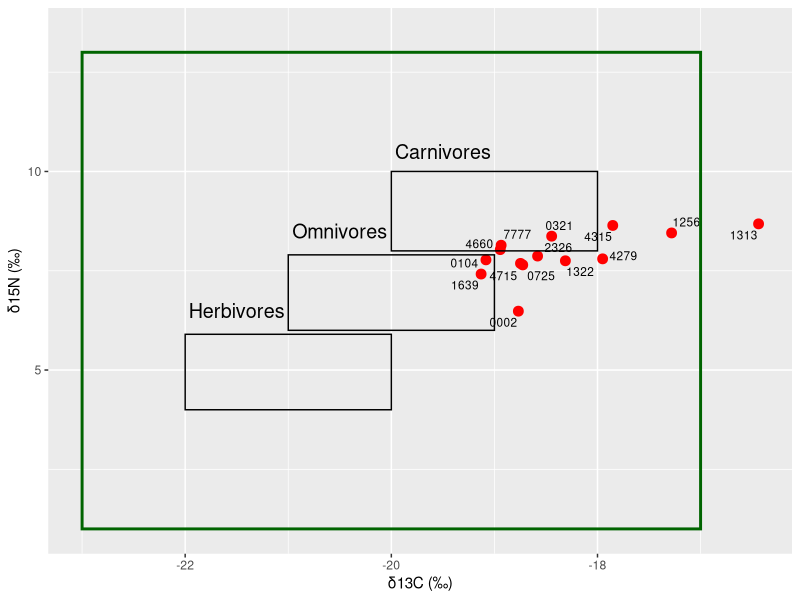
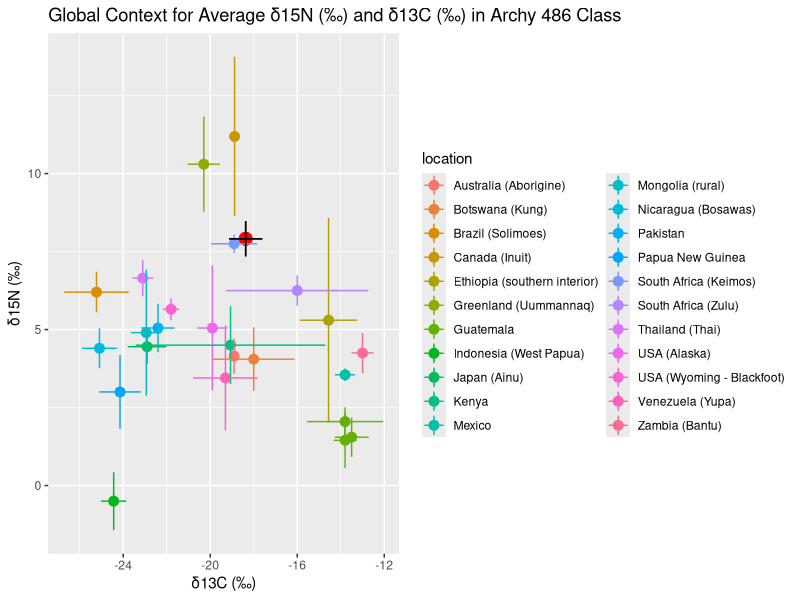
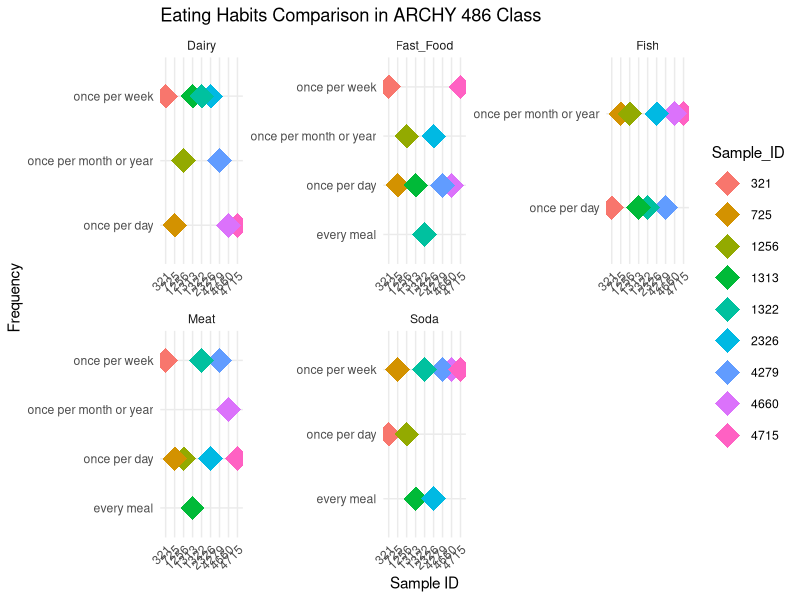
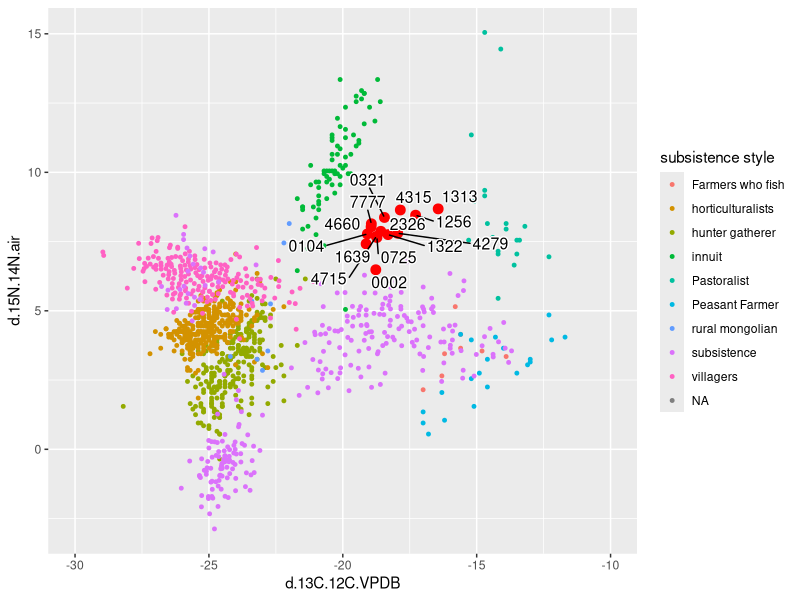
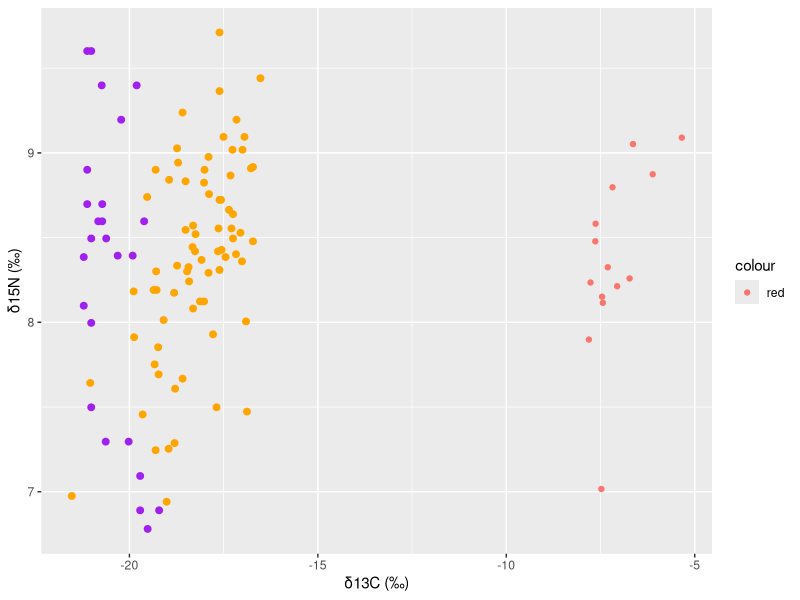
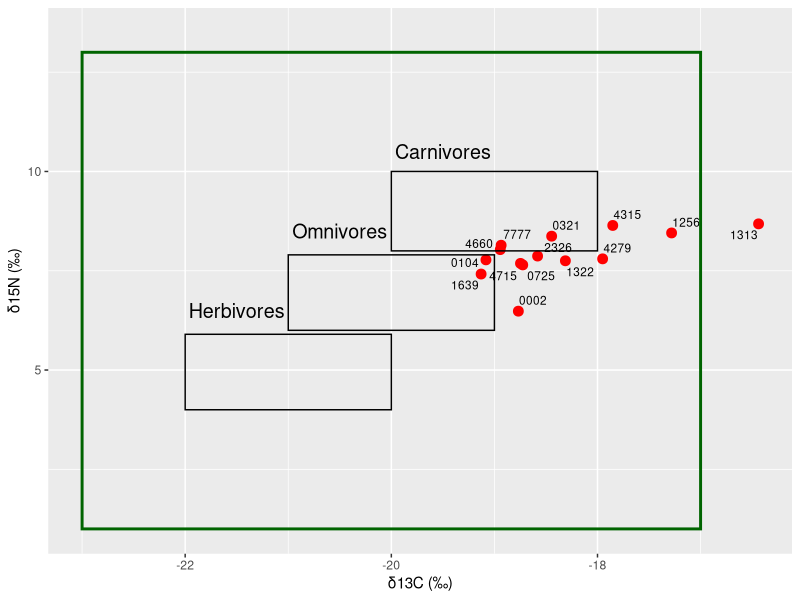
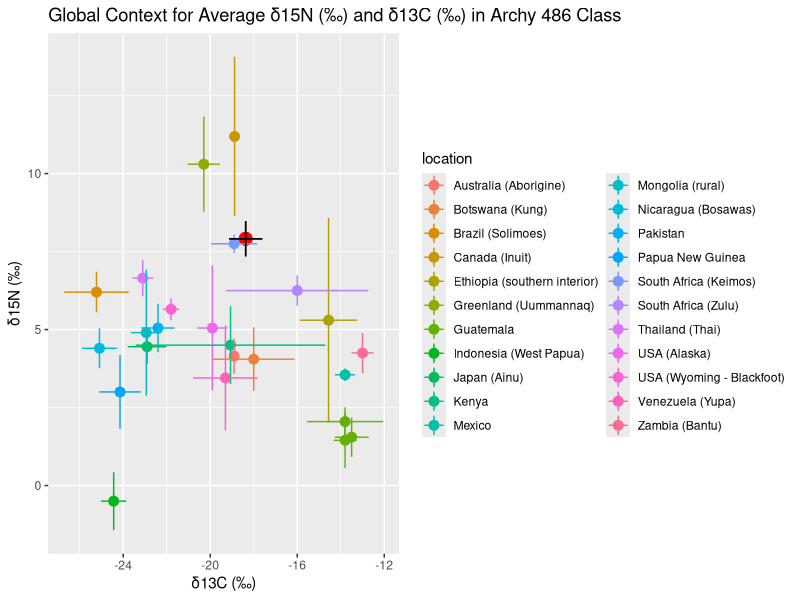
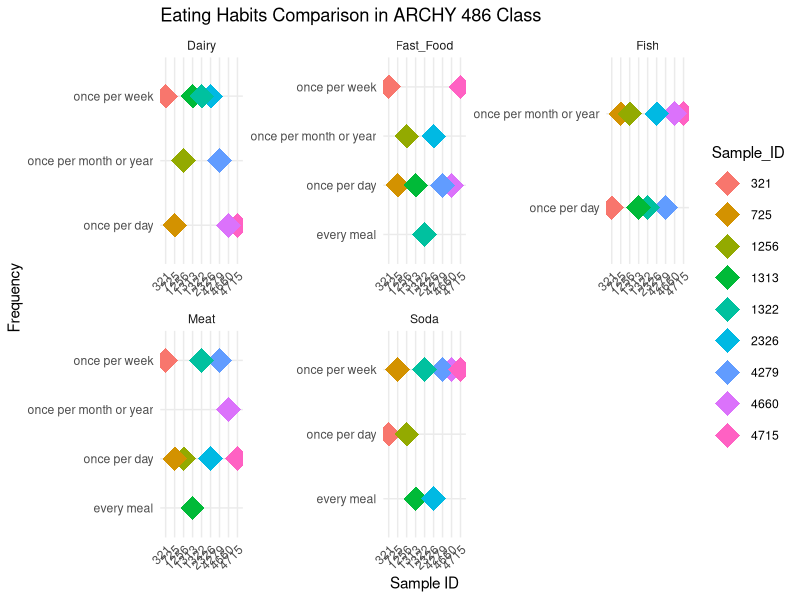

Recreate these plots in R, in order.
## ---- chunk 1
# Loading Packages
library(tidyverse)
library(readxl)
library(dplyr)
library(ggrepel)
library(here)
## ---- chunk 2
# read sample and global data into variables
20 / 3
c4 <- tibble(9:45)
sample_data <- 
  read_csv("data/sample_CN.csv")

global_data_indiv <- 
  read_excel("data/Global N15 Values.xlsx", 
             sheet ="Modern subsistence ind.")

global_data_av <- 
  read_excel("data/Global N15 Values.xlsx", 
             sheet ="modern subsistence averages") %>% 
  drop_na(`δ13C_MDE (‰)`)

# read in British and Michigan Data

British_data <- read_csv("data/British.csv")

Michigan_data <- read_csv("data/Michigan_dataset .csv")
  

## ---- chunk 3
#| label: fig-1
#| fig-cap: "Scatterplot of individual δ15N (‰) and δ13C (‰) Archy 486 sample ID’s grouped by C3 Terrestrial Ecosystem and individual diet classification (Müldner, G. (2018). Plot produced by Anne and Aoife. "
  # plot our hair data
library(ggrepel)
ggplot(sample_data) +
  geom_point(aes(x = d.13C.12C.VPDB ,
                 y = d.15N.14N.air), 
             xmin = -24,
             xmax = -10,
             size = 3,
             colour="red")+
  # label each data point with sample ID
  geom_text_repel(
    aes(x = `d.13C.12C.VPDB`,
        y = `d.15N.14N.air`,
        label = Identifier.1),
    size=3,
    # label all ID's despite overlap
    max.overlaps = Inf,
    xmin = -24,
    xmax = -10) +
  # label x and y axis for consistency with other plots
  labs(x = "δ13C (‰)",
       y = "δ15N (‰)",
       size=3,
       linewidth=2)+
  # create outlines for herbivores, omnivores, carnivores using parameters from Müldner, G. (2018).
  annotate(
    "rect",
    xmin = c(-22, -21, -20),
    xmax = c(-20, -19, -18),
    ymin = c(4, 6, 8),
    ymax = c(5.9, 7.9, 10),
    fill = NA,
    color = "black",
    linewidth=0.5
  ) +
  # create outline for "Terrestrial C3 Ecosystem" for context on graph.
  annotate(
    "rect",
    xmin = c(-23),
    xmax = c(-17),
    ymin = c(1),
    ymax = c(13),
    color = "Dark Green",
    fill = NA,
    linewidth=1
  ) +
  # label all outlines for context and clarity
  annotate(
    "text",
    x = -20,
    y = 13.5,
    label = "",
    color = "Dark Green",
    parse = TRUE,
    size=5
  ) +
  annotate(
    "text",
    x = -21.5,
    y = 6.5,
    label = "Herbivores",
    parse = TRUE,
    size=5
  ) +
  annotate(
    "text",
    x = -20.5,
    y = 8.5,
    label = "Omnivores",
    parse = TRUE,
    size=5
  ) +
  annotate(
    "text",
    x = -19.5,
    y = 10.5,
    label = "Carnivores",
    parse = TRUE,
    size=5
  )# +
 #scale_x_continuous(sec.axis = dup_axis(
    #name = "% C4")) +
  #labs(title = "Comparing Archy 486 Samples to Trophic Levels in a Terrestrial C3 Ecosystem")


ggsave(here("figures",
            "trophic_level.png"),
       bg ="white",
       h = 5, # experiment with h and w to get the right size and proportion
       w = 9,
       units = "in",
       dpi = 900) # make the image nice and crisp))

## ---- chunk 4

global_data <- 
  read_excel("data/Global N15 Values.xlsx",
             sheet = "Modern subsistence ind.")
global_values <- 
  read_excel("data/Global N15 Values.xlsx",
             sheet = "Modern non subsistence averages")

global_subsistence_values <- 
  read_excel("data/Global N15 Values.xlsx",
    sheet = "modern subsistence averages")
## ---- chunk 5
global_subsistence_values_labs <-
  global_subsistence_values %>%
  select(`location`, `δ15N_MDE (‰)`, `SD...6`, `δ13C_MDE (‰)`, `SD...4` ) %>%
  group_by(`location`) %>%
  drop_na()

# rename col
renamed_subsistence <-
global_subsistence_values_labs %>%
  rename(`δ13C (‰)` = `δ13C_MDE (‰)`,
         `δ15N (‰)` = `δ15N_MDE (‰)`) %>%
drop_na()

# select relevant columns from our data
sample_data_perc <-
sample_data %>%
  select(`Identifier.1`, `d.13C.12C.VPDB`, `d.15N.14N.air`) %>% 
  group_by(`Identifier.1`)
  

# select relevant columns from global data
global_values_perc <-
global_values %>%
  select(`location...1`, `δ15N_MDE (‰)`, `δ13C_MDE (‰)`) %>%
  group_by(`location...1`) %>%
  drop_na()

# rename columns from our data
sample_data_perc_lab <-
sample_data_perc %>%
  rename(`δ13C (‰)` = `d.13C.12C.VPDB`,
         `δ15N (‰)` = `d.15N.14N.air`)

 # create a df for the means of `δ13C (‰)` `δ15N (‰)` ratios for class and global data

 `δ13C (‰)` <-
   mean(sample_data_perc_lab$`δ13C (‰)`)
`δ15N (‰)`<-
   mean(sample_data_perc_lab$`δ15N (‰)`)
 
 Statistics_isotopes <- data.frame(means = c("mean_C13", "mean_N15"), Statistics = c(`δ13C (‰)`, `δ15N (‰)`))

mean_sd_C13 <-
  sd(sample_data_perc_lab$`δ13C (‰)`)
mean_sd_N15 <-
  sd(sample_data_perc_lab$`δ15N (‰)`)

# create a class data average dataframe
Stats_isotopes <-
  Statistics_isotopes %>% 
  mutate(mean_sd_C13, mean_sd_N15)

# rename columns in global averages dataframe
global_values_perc_lab <-
global_values_perc %>%
  rename(`δ13C (‰)` = `δ13C_MDE (‰)`,
         `δ15N (‰)` = `δ15N_MDE (‰)`)
  
## ---- chunk 6
#| label: fig-standard-13C-15N
#| fig-cap: "Average δ15N (‰) and δ13C (‰) for class hair samples with line range for standard deviation relative to modern global subsistence average δ15N (‰) and δ13C (‰) with line range for standard deviation (Bird et al. 2021). Plot produced by Aoife and Anne."

library(ggrepel)
ggplot() +
  # our data plot
  geom_point(data = Stats_isotopes,
             aes(x = `δ13C (‰)`,
                 y = `δ15N (‰)`),
             size = 4,
              color = "red") +
    
  
  # plot global data
  geom_point(data = renamed_subsistence,
             aes(x = `δ13C (‰)`,
                 y = `δ15N (‰)`,
                 color = `location`), 
             size = 3) +
  geom_linerange(data = renamed_subsistence,
                (aes(x = `δ13C (‰)`,
                y = `δ15N (‰)` ,
                ymin=`δ15N (‰)` -1*SD...6, 
                ymax=`δ15N (‰)` +1*SD...6, 
                color = `location`))) +
  geom_linerange(data = renamed_subsistence,
                (aes(x = `δ13C (‰)`,
                y = `δ15N (‰)` ,
                xmin=`δ13C (‰)` -1*SD...4, 
                xmax=`δ13C (‰)` +1*SD...4, 
                color = `location`))) +
  geom_linerange(data =  Statistics_isotopes,
                (aes(x = `δ13C (‰)`,
                y = `δ15N (‰)` ,
                ymin=`δ15N (‰)` -1*mean_sd_N15, 
                ymax=`δ15N (‰)` +1*mean_sd_N15))) +
    geom_linerange(data =  Statistics_isotopes,
                (aes(x = `δ13C (‰)`,
                y = `δ15N (‰)` ,
                xmin=`δ13C (‰)` -1*mean_sd_C13, 
                xmax=`δ13C (‰)` +1*mean_sd_C13))) +
  labs(title = "Global Context for Average δ15N (‰) and δ13C (‰) in Archy 486 Class")

ggsave(here("figures", 
            "geography.png"),
       bg ="white",
       h = 5, # experiment with h and w to get the right size and proportion
       w = 9,
       units = "in",
       dpi = 900) # make the image nice and crisp))

## ---- chunk 7
eating_habits_data <- read_excel("data/Food Survey Responses-2.xlsx")

## ---- chunk 8
eating_habits_data %>%
group_by(sample_id)
## ---- chunk 9

# NEED TO COMPLETELY REDO

#| label: fig-food-survey
#| fig-cap: "Eating habits surveyed by Archy 486 students Sample ID numbers. Plot produced by Jesus and Zach."

meat_column <- rep(eating_habits_data$meat_q, each = 9)
fish_column <- rep(eating_habits_data$fish_q, each = 9)
dairy_column <- rep(eating_habits_data$dairy_q, each = 9)
soda_column <- rep(eating_habits_data$soda_q, each = 9)
fast_food_column <- rep(eating_habits_data$fastfood_q, each = 9)

sample_id_column <- rep(eating_habits_data$sample_id, each = 9)

data <- data.frame(
  Question = rep(c("Meat", "Fish", "Dairy", "Soda", "Fast_Food"), each = 9),
  Frequency = c(meat_column, fish_column, dairy_column, soda_column, fast_food_column),
  Sample_ID = factor(sample_id_column))

unique_sample_ids <- unique(data$Sample_ID)

color_palette <- colorRampPalette(c("red", "blue", "green", "purple", "orange"))(length(unique_sample_ids))

ggplot(data, aes(x = Sample_ID, y = Frequency, color = Sample_ID)) +
  geom_point(stat = "identity", position = "dodge", size = 8, shape = 18) +
  labs(title = "Eating Habits Comparison in ARCHY 486 Class",
       x = "Sample ID",
       y = "Frequency") +
  scale_fill_manual(values = setNames(color_palette, unique_sample_ids)) +
  facet_wrap(~Question, scales = "free") +
  theme_minimal() +
  theme(axis.text.x = element_text(angle = 45, hjust = 1))
ggsave(here("analysis",
            "figures", 
            "survey_results.png"),
       bg ="white",
       h = 15, # experiment with h and w to get the right size and proportion
       w = 25,
       units = "in",
       dpi = 900) # make the image nice and crisp))


## ---- chunk 10
# subsistence type
# label not aligning with dots
# redo

ggplot() +
  geom_point(data = sample_data,
             aes(x = `d.13C.12C.VPDB`, 
                 y = `d.15N.14N.air`),
             size = 3,
             colour = "red") +
  geom_point(data = global_data,
             aes(x = `δ13C_MDE (‰)`, 
                 y = `δ15N_MDE (‰)`,
                 colour = `subsistence style`),
             size=1) +
  geom_text_repel(data = sample_data,
             aes(x = `d.13C.12C.VPDB`, 
                 y = `d.15N.14N.air`,
                 label = Identifier.1),
             # label all ID's despite overlap
             max.overlaps = Inf,
             size = 4,
             bg.color = "white",
             bg.r = 0.1) +
  xlim(-30,-10) 


  ggsave(here("figures", 
            "subsistence_style.png"),
       bg ="white",
       h = 5, # experiment with h and w to get the right size and proportion
       w = 9,
       units = "in",
       dpi = 900) # make the image nice and crisp))

## ---- chunk 11
# British and Michigan comparision

#Rename
names(British_data)[1] <- "δ13C (‰)"
names(British_data)[2] <- "δ15N (‰)"

names(Michigan_data)[1] <- "δ13C (‰)"
names(Michigan_data)[2] <- "δ15N (‰)"

names(sample_data)[8] <- "δ13C (‰)"
names(sample_data)[10] <- "δ15N (‰)"

ggplot() +
  geom_point(data = British_data,
             aes(x = `δ13C (‰)`, 
                 y = `δ15N (‰)`),
             size = 2,
             colour = "purple") +
  geom_point(data = Michigan_data,
             aes(x = `δ13C (‰)`, 
                 y = `δ15N (‰)`),
             size = 2,
             colour = "orange") +
  geom_point(data = sample_data,
             aes(x = `δ13C (‰)`, 
                 y = `δ15N (‰)`,
             colour = "red")) # add label for each point +
  #geom_text_repel(data = sample_data,
             #aes(x = `δ13C (‰)`, 
                 #y = `δ15N (‰)`,
                 #label = Identifier.1),
             # label all ID's despite overlap
            # max.overlaps = Inf,
            # size = 2,
            # bg.color = "white",
             #bg.r = 0.1)
  
 ggsave(here("figures", 
            "compared_study.png"),
       bg ="white",
       h = 5, # experiment with h and w to get the right size and proportion
       w = 9,
       units = "in",
       dpi = 900) # make the image nice and crisp))

